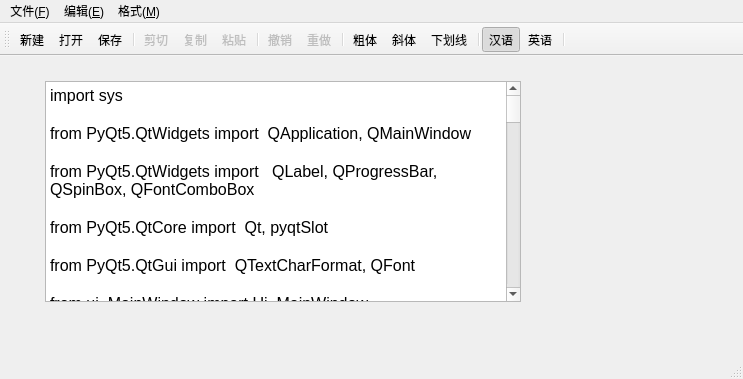
<?xml version="1.0" encoding="UTF-8"?>
<ui version="4.0">
 <class>MainWindow</class>
 <widget class="QMainWindow" name="MainWindow">
  <property name="geometry">
   <rect>
    <x>0</x>
    <y>0</y>
    <width>743</width>
    <height>379</height>
   </rect>
  </property>
  <property name="windowTitle">
   <string>Demo3_7 QAction，QMainWindow，QPlainTextEdit</string>
  </property>
  <property name="toolButtonStyle">
   <enum>Qt::ToolButtonTextUnderIcon</enum>
  </property>
  <widget class="QWidget" name="centralWidget">
   <widget class="QPlainTextEdit" name="textEdit">
    <property name="geometry">
     <rect>
      <x>45</x>
      <y>25</y>
      <width>476</width>
      <height>221</height>
     </rect>
    </property>
    <property name="font">
     <font>
      <pointsize>12</pointsize>
     </font>
    </property>
    <property name="plainText">
     <string>import sys

from PyQt5.QtWidgets import  QApplication, QMainWindow

from PyQt5.QtWidgets import   QLabel, QProgressBar, QSpinBox, QFontComboBox

from PyQt5.QtCore import  Qt, pyqtSlot

from PyQt5.QtGui import  QTextCharFormat, QFont

from ui_MainWindow import Ui_MainWindow


class QmyMainWindow(QMainWindow): 

    def __init__(self, parent=None):
        super().__init__(parent) # 调用父类构造函数，创建窗体
        self.ui=Ui_MainWindow()     #创建UI对象
        self.ui.setupUi(self)       #构造UI界面

        self.__buildUI()
        self.__spinFontSize.valueChanged[int].connect(self.do_fontSize_Changed)
        self.__comboFontName.currentIndexChanged[str].connect(self.do_fontName_Changed)

        self.setCentralWidget(self.ui.textEdit)

##  ============自定义功能函数================================        

    def __buildUI(self):  #窗体上动态添加组件
        # 创建状态栏上的组件
        self.__LabFile=QLabel(self)     # QLabel组件显示信息
        self.__LabFile.setMinimumWidth(150)
        self.__LabFile.setText(&quot;文件名： &quot;)
        self.ui.statusBar.addWidget(self.__LabFile)

        self.__progressBar1=QProgressBar(self)      # progressBar1
        self.__progressBar1.setMaximumWidth(200)
        self.__progressBar1.setMinimum(5)
        self.__progressBar1.setMaximum(50)
        self.__progressBar1.setValue(self.ui.textEdit.font().pointSize())
        self.ui.statusBar.addWidget(self.__progressBar1)
        
        self.__LabInfo=QLabel(self)     # QLabel组件显示字体名称
        self.__LabInfo.setText(&quot;选择字体名称： &quot;)
        self.ui.statusBar.addPermanentWidget(self.__LabInfo)
        
        #创建工具栏上的组件
        self.__spinFontSize=QSpinBox(self)  #字体大小spinbox
        self.__spinFontSize.setMinimum(5)
        self.__spinFontSize.setMaximum(50)
        self.__spinFontSize.setValue(self.ui.textEdit.font().pointSize())
        self.__spinFontSize.setMinimumWidth(50)
        self.ui.mainToolBar.addWidget(self.__spinFontSize) #SpinBox添加到工具栏
        
        self.__comboFontName=QFontComboBox(self)  #字体 combobox
        self.__comboFontName.setMinimumWidth(150)
        self.ui.mainToolBar.addWidget(self.__comboFontName) 

        self.ui.mainToolBar.addSeparator()  #添加一个分隔条
        
        self.ui.mainToolBar.addAction(self.ui.actClose)  #添加 actClose作为“关闭”按钮
        
        
##  ===========由connectSlotsByName() 自动连接的槽函数=====================      

    @pyqtSlot(bool)
    def on_actFont_Bold_triggered(self, checked):     #设置粗体 
        fmt=self.ui.textEdit.currentCharFormat()
        if (checked == True):
            fmt.setFontWeight(QFont.Bold)
        else:
            fmt.setFontWeight(QFont.Normal)
        self.ui.textEdit.mergeCurrentCharFormat(fmt)

    @pyqtSlot(bool)
    def on_actFont_Italic_triggered(self,checked):      #设置斜体 
        fmt=self.ui.textEdit.currentCharFormat()
        fmt.setFontItalic(checked)
        self.ui.textEdit.mergeCurrentCharFormat(fmt)
        
    @pyqtSlot(bool)
    def on_actFont_UnderLine_triggered(self,checked):      #设置下划线 
        fmt=self.ui.textEdit.currentCharFormat()
        fmt.setFontUnderline(checked)
        self.ui.textEdit.mergeCurrentCharFormat(fmt)

    @pyqtSlot(bool)
    def on_actSys_ToggleText_triggered(self,checked):   #设置工具栏按钮样式 
        if(checked):
            self.ui.mainToolBar.setToolButtonStyle(Qt.ToolButtonTextUnderIcon)
        else:
            self.ui.mainToolBar.setToolButtonStyle(Qt.ToolButtonIconOnly)

    def on_textEdit_copyAvailable(self, avi):       #文本框内容可copy
        self.ui.actEdit_Cut.setEnabled(avi)
        self.ui.actEdit_Copy.setEnabled(avi)
        self.ui.actEdit_Paste.setEnabled(self.ui.textEdit.canPaste())
                                         
    def on_textEdit_selectionChanged(self):     #文本选择内容发生变化
        fmt=self.ui.textEdit.currentCharFormat()
        self.ui.actFont_Bold.setChecked(fmt.font().bold())
        self.ui.actFont_Italic.setChecked(fmt.fontItalic())
        self.ui.actFont_UnderLine.setChecked(fmt.fontUnderline())

    def on_actFile_New_triggered(self):     #新建文件，不实现具体功能
        self.__LabFile.setText(&quot; 新建文件 &quot;)

    def on_actFile_Open_triggered(self):    #打开文件，不实现具体功能
        self.__LabFile.setText(&quot; 打开的文件 &quot;)
        
    def on_actFile_Save_triggered(self):    #保存文件，不实现具体功能
        self.__LabFile.setText(&quot; 文件已保存 &quot;)
        
        
##  =============自定义槽函数===============================        

    @pyqtSlot(int)
    def do_fontSize_Changed(self, fontSize):      #设置字体大小 __spinFontSize
        fmt=self.ui.textEdit.currentCharFormat()
        fmt.setFontPointSize(fontSize)
        self.ui.textEdit.mergeCurrentCharFormat(fmt)
        self.__progressBar1.setValue(fontSize)    #注意它属于self, 而不是self.ui


    @pyqtSlot(str)
    def do_fontName_Changed(self, fontName):    # 选择字体 __comboFontName
        fmt=self.ui.textEdit.currentCharFormat()
        fmt.setFontFamily(fontName)
        self.ui.textEdit.mergeCurrentCharFormat(fmt)
        self.__LabInfo.setText(&quot;字体名称：%s   &quot;%fontName)
        
   
##  ===========窗体测试程序=================================        
if  __name__ == &quot;__main__&quot;:         #用于当前窗体测试
    app = QApplication(sys.argv)    #创建GUI应用程序
    form=QmyMainWindow()            #创建窗体
    form.show()
    sys.exit(app.exec_())
</string>
    </property>
   </widget>
  </widget>
  <widget class="QMenuBar" name="menuBar">
   <property name="geometry">
    <rect>
     <x>0</x>
     <y>0</y>
     <width>743</width>
     <height>23</height>
    </rect>
   </property>
   <widget class="QMenu" name="menu_E">
    <property name="title">
     <string>编辑(&amp;E)</string>
    </property>
    <addaction name="actEdit_Cut"/>
    <addaction name="actEdit_Copy"/>
    <addaction name="actEdit_Paste"/>
    <addaction name="separator"/>
    <addaction name="actEdit_Undo"/>
    <addaction name="actEdit_Redo"/>
    <addaction name="separator"/>
    <addaction name="actEdit_SelectAll"/>
    <addaction name="actEdit_Clear"/>
   </widget>
   <widget class="QMenu" name="menu_F">
    <property name="title">
     <string>格式(&amp;M)</string>
    </property>
    <widget class="QMenu" name="menu">
     <property name="title">
      <string>界面语言</string>
     </property>
     <addaction name="actLang_CN"/>
     <addaction name="actLang_EN"/>
    </widget>
    <addaction name="actFont_Bold"/>
    <addaction name="actFont_Italic"/>
    <addaction name="actFont_UnderLine"/>
    <addaction name="separator"/>
    <addaction name="actSys_ToggleText"/>
    <addaction name="menu"/>
   </widget>
   <widget class="QMenu" name="menu_F_2">
    <property name="title">
     <string>文件(&amp;F)</string>
    </property>
    <addaction name="actFile_New"/>
    <addaction name="actFile_Open"/>
    <addaction name="actFile_Save"/>
    <addaction name="separator"/>
    <addaction name="actClose"/>
   </widget>
   <addaction name="menu_F_2"/>
   <addaction name="menu_E"/>
   <addaction name="menu_F"/>
  </widget>
  <widget class="QToolBar" name="mainToolBar">
   <property name="toolButtonStyle">
    <enum>Qt::ToolButtonTextUnderIcon</enum>
   </property>
   <attribute name="toolBarArea">
    <enum>TopToolBarArea</enum>
   </attribute>
   <attribute name="toolBarBreak">
    <bool>false</bool>
   </attribute>
   <addaction name="actFile_New"/>
   <addaction name="actFile_Open"/>
   <addaction name="actFile_Save"/>
   <addaction name="separator"/>
   <addaction name="actEdit_Cut"/>
   <addaction name="actEdit_Copy"/>
   <addaction name="actEdit_Paste"/>
   <addaction name="separator"/>
   <addaction name="actEdit_Undo"/>
   <addaction name="actEdit_Redo"/>
   <addaction name="separator"/>
   <addaction name="actFont_Bold"/>
   <addaction name="actFont_Italic"/>
   <addaction name="actFont_UnderLine"/>
   <addaction name="separator"/>
   <addaction name="actLang_CN"/>
   <addaction name="actLang_EN"/>
   <addaction name="separator"/>
  </widget>
  <widget class="QStatusBar" name="statusBar"/>
  <action name="actEdit_Cut">
   <property name="enabled">
    <bool>false</bool>
   </property>
   <property name="icon">
    <iconset resource="res.qrc">
     <normaloff>:/icons/images/200.bmp</normaloff>:/icons/images/200.bmp</iconset>
   </property>
   <property name="text">
    <string>剪切</string>
   </property>
   <property name="toolTip">
    <string>剪切到粘贴板</string>
   </property>
   <property name="shortcut">
    <string>Ctrl+X</string>
   </property>
  </action>
  <action name="actEdit_Copy">
   <property name="enabled">
    <bool>false</bool>
   </property>
   <property name="icon">
    <iconset resource="res.qrc">
     <normaloff>:/icons/images/202.bmp</normaloff>:/icons/images/202.bmp</iconset>
   </property>
   <property name="text">
    <string>复制</string>
   </property>
   <property name="toolTip">
    <string>复制到粘贴板</string>
   </property>
   <property name="shortcut">
    <string>Ctrl+C</string>
   </property>
  </action>
  <action name="actEdit_Paste">
   <property name="enabled">
    <bool>false</bool>
   </property>
   <property name="icon">
    <iconset resource="res.qrc">
     <normaloff>:/icons/images/204.bmp</normaloff>:/icons/images/204.bmp</iconset>
   </property>
   <property name="text">
    <string>粘贴</string>
   </property>
   <property name="toolTip">
    <string>从粘贴板粘贴</string>
   </property>
   <property name="shortcut">
    <string>Ctrl+V</string>
   </property>
  </action>
  <action name="actFont_Bold">
   <property name="checkable">
    <bool>true</bool>
   </property>
   <property name="icon">
    <iconset resource="res.qrc">
     <normaloff>:/icons/images/500.bmp</normaloff>:/icons/images/500.bmp</iconset>
   </property>
   <property name="text">
    <string>粗体</string>
   </property>
   <property name="toolTip">
    <string>粗体</string>
   </property>
  </action>
  <action name="actFont_Italic">
   <property name="checkable">
    <bool>true</bool>
   </property>
   <property name="icon">
    <iconset resource="res.qrc">
     <normaloff>:/icons/images/502.bmp</normaloff>:/icons/images/502.bmp</iconset>
   </property>
   <property name="text">
    <string>斜体</string>
   </property>
   <property name="toolTip">
    <string>斜体</string>
   </property>
  </action>
  <action name="actFont_UnderLine">
   <property name="checkable">
    <bool>true</bool>
   </property>
   <property name="icon">
    <iconset resource="res.qrc">
     <normaloff>:/icons/images/504.bmp</normaloff>:/icons/images/504.bmp</iconset>
   </property>
   <property name="text">
    <string>下划线</string>
   </property>
   <property name="toolTip">
    <string>下划线</string>
   </property>
  </action>
  <action name="actClose">
   <property name="icon">
    <iconset resource="res.qrc">
     <normaloff>:/icons/images/132.bmp</normaloff>:/icons/images/132.bmp</iconset>
   </property>
   <property name="text">
    <string>关闭</string>
   </property>
   <property name="toolTip">
    <string>关闭本窗口</string>
   </property>
  </action>
  <action name="actSys_ToggleText">
   <property name="checkable">
    <bool>true</bool>
   </property>
   <property name="checked">
    <bool>true</bool>
   </property>
   <property name="text">
    <string>显示工具栏文字</string>
   </property>
   <property name="toolTip">
    <string>显示工具栏文字</string>
   </property>
  </action>
  <action name="actEdit_Clear">
   <property name="icon">
    <iconset resource="res.qrc">
     <normaloff>:/icons/images/212.bmp</normaloff>:/icons/images/212.bmp</iconset>
   </property>
   <property name="text">
    <string>清空</string>
   </property>
   <property name="toolTip">
    <string>清空</string>
   </property>
  </action>
  <action name="actEdit_Undo">
   <property name="enabled">
    <bool>false</bool>
   </property>
   <property name="icon">
    <iconset resource="res.qrc">
     <normaloff>:/icons/images/206.bmp</normaloff>:/icons/images/206.bmp</iconset>
   </property>
   <property name="text">
    <string>撤销</string>
   </property>
   <property name="toolTip">
    <string>撤销上次编辑操作</string>
   </property>
   <property name="shortcut">
    <string>Ctrl+Z</string>
   </property>
  </action>
  <action name="actEdit_Redo">
   <property name="enabled">
    <bool>false</bool>
   </property>
   <property name="icon">
    <iconset resource="res.qrc">
     <normaloff>:/icons/images/208.bmp</normaloff>:/icons/images/208.bmp</iconset>
   </property>
   <property name="text">
    <string>重做</string>
   </property>
   <property name="toolTip">
    <string>重做上次操作</string>
   </property>
   <property name="shortcut">
    <string>Ctrl+Y</string>
   </property>
  </action>
  <action name="actEdit_SelectAll">
   <property name="text">
    <string>全选</string>
   </property>
   <property name="toolTip">
    <string>全选</string>
   </property>
   <property name="shortcut">
    <string>Ctrl+A</string>
   </property>
  </action>
  <action name="actFile_New">
   <property name="icon">
    <iconset resource="res.qrc">
     <normaloff>:/icons/images/100.bmp</normaloff>:/icons/images/100.bmp</iconset>
   </property>
   <property name="text">
    <string>新建</string>
   </property>
   <property name="toolTip">
    <string>新建文件</string>
   </property>
   <property name="shortcut">
    <string>Ctrl+N</string>
   </property>
  </action>
  <action name="actFile_Open">
   <property name="icon">
    <iconset resource="res.qrc">
     <normaloff>:/icons/images/122.bmp</normaloff>:/icons/images/122.bmp</iconset>
   </property>
   <property name="text">
    <string>打开...</string>
   </property>
   <property name="toolTip">
    <string>打开文件</string>
   </property>
   <property name="shortcut">
    <string>Ctrl+O</string>
   </property>
  </action>
  <action name="actFile_Save">
   <property name="icon">
    <iconset resource="res.qrc">
     <normaloff>:/icons/images/104.bmp</normaloff>:/icons/images/104.bmp</iconset>
   </property>
   <property name="text">
    <string>保存</string>
   </property>
   <property name="toolTip">
    <string>保存修改</string>
   </property>
   <property name="shortcut">
    <string>Ctrl+S</string>
   </property>
  </action>
  <action name="actLang_CN">
   <property name="checkable">
    <bool>true</bool>
   </property>
   <property name="checked">
    <bool>true</bool>
   </property>
   <property name="icon">
    <iconset resource="res.qrc">
     <normaloff>:/icons/images/CN.jpg</normaloff>:/icons/images/CN.jpg</iconset>
   </property>
   <property name="text">
    <string>汉语</string>
   </property>
   <property name="toolTip">
    <string>汉语界面</string>
   </property>
  </action>
  <action name="actLang_EN">
   <property name="checkable">
    <bool>true</bool>
   </property>
   <property name="icon">
    <iconset resource="res.qrc">
     <normaloff>:/icons/images/timg2.jpg</normaloff>:/icons/images/timg2.jpg</iconset>
   </property>
   <property name="text">
    <string>英语</string>
   </property>
   <property name="toolTip">
    <string>英语</string>
   </property>
  </action>
 </widget>
 <layoutdefault spacing="6" margin="11"/>
 <resources>
  <include location="res.qrc"/>
 </resources>
 <connections>
  <connection>
   <sender>actEdit_Cut</sender>
   <signal>triggered()</signal>
   <receiver>textEdit</receiver>
   <slot>cut()</slot>
   <hints>
    <hint type="sourcelabel">
     <x>-1</x>
     <y>-1</y>
    </hint>
    <hint type="destinationlabel">
     <x>308</x>
     <y>228</y>
    </hint>
   </hints>
  </connection>
  <connection>
   <sender>actEdit_Copy</sender>
   <signal>triggered()</signal>
   <receiver>textEdit</receiver>
   <slot>copy()</slot>
   <hints>
    <hint type="sourcelabel">
     <x>-1</x>
     <y>-1</y>
    </hint>
    <hint type="destinationlabel">
     <x>308</x>
     <y>228</y>
    </hint>
   </hints>
  </connection>
  <connection>
   <sender>actEdit_Paste</sender>
   <signal>triggered()</signal>
   <receiver>textEdit</receiver>
   <slot>paste()</slot>
   <hints>
    <hint type="sourcelabel">
     <x>-1</x>
     <y>-1</y>
    </hint>
    <hint type="destinationlabel">
     <x>308</x>
     <y>228</y>
    </hint>
   </hints>
  </connection>
  <connection>
   <sender>actEdit_Clear</sender>
   <signal>triggered()</signal>
   <receiver>textEdit</receiver>
   <slot>clear()</slot>
   <hints>
    <hint type="sourcelabel">
     <x>-1</x>
     <y>-1</y>
    </hint>
    <hint type="destinationlabel">
     <x>308</x>
     <y>228</y>
    </hint>
   </hints>
  </connection>
  <connection>
   <sender>actEdit_Undo</sender>
   <signal>triggered()</signal>
   <receiver>textEdit</receiver>
   <slot>undo()</slot>
   <hints>
    <hint type="sourcelabel">
     <x>-1</x>
     <y>-1</y>
    </hint>
    <hint type="destinationlabel">
     <x>347</x>
     <y>248</y>
    </hint>
   </hints>
  </connection>
  <connection>
   <sender>actEdit_Redo</sender>
   <signal>triggered()</signal>
   <receiver>textEdit</receiver>
   <slot>redo()</slot>
   <hints>
    <hint type="sourcelabel">
     <x>-1</x>
     <y>-1</y>
    </hint>
    <hint type="destinationlabel">
     <x>347</x>
     <y>248</y>
    </hint>
   </hints>
  </connection>
  <connection>
   <sender>textEdit</sender>
   <signal>undoAvailable(bool)</signal>
   <receiver>actEdit_Undo</receiver>
   <slot>setEnabled(bool)</slot>
   <hints>
    <hint type="sourcelabel">
     <x>347</x>
     <y>248</y>
    </hint>
    <hint type="destinationlabel">
     <x>-1</x>
     <y>-1</y>
    </hint>
   </hints>
  </connection>
  <connection>
   <sender>textEdit</sender>
   <signal>redoAvailable(bool)</signal>
   <receiver>actEdit_Redo</receiver>
   <slot>setEnabled(bool)</slot>
   <hints>
    <hint type="sourcelabel">
     <x>347</x>
     <y>248</y>
    </hint>
    <hint type="destinationlabel">
     <x>-1</x>
     <y>-1</y>
    </hint>
   </hints>
  </connection>
  <connection>
   <sender>actEdit_SelectAll</sender>
   <signal>triggered()</signal>
   <receiver>textEdit</receiver>
   <slot>selectAll()</slot>
   <hints>
    <hint type="sourcelabel">
     <x>-1</x>
     <y>-1</y>
    </hint>
    <hint type="destinationlabel">
     <x>319</x>
     <y>238</y>
    </hint>
   </hints>
  </connection>
  <connection>
   <sender>actClose</sender>
   <signal>triggered()</signal>
   <receiver>MainWindow</receiver>
   <slot>close()</slot>
   <hints>
    <hint type="sourcelabel">
     <x>-1</x>
     <y>-1</y>
    </hint>
    <hint type="destinationlabel">
     <x>335</x>
     <y>224</y>
    </hint>
   </hints>
  </connection>
 </connections>
</ui>
